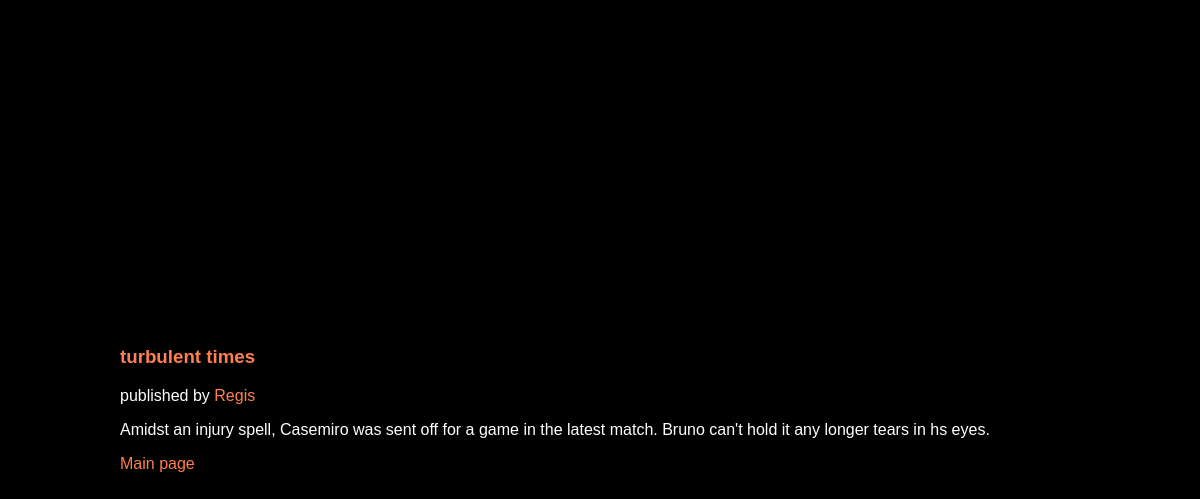
Page /blog/8/ on the committed database.
### blog/models.py (models this page shows, shortened)
class Blog(m.Model):
    title = m.CharField(max_length=255)
    body = m.TextField()
    pub_date = m.DateTimeField("date published")
    blogger = m.ForeignKey(Blogger, on_delete = m.CASCADE)

class Blogger(m.Model):
    name = m.CharField(max_length=255)
    username = m.CharField(max_length=255)
    bio = m.TextField()

### blog/views.py (the view)
# urls.py: path('<int:blog_id>/', views.article, name="article"),
def article(request, blog_id):
    blog = Blog.objects.get(pk = blog_id)
    context = {
        "blog":blog,
        "title": "blog"
    }
    return render(request, "blog/blog.html", context)

### blog/templates/blog/blog.html (shortened to what this page needs)
<!DOCTYPE html>
<html lang="en">
<head>
</head>
<body>
    <article>
    <h3>{{blog.title}}</h3>
    <p>published by <a href="{% url 'blog:writer' blog.blogger.id %}">{{blog.blogger.name}}</a></p>
        <p>{{blog.body}}</p>
        <a href="{% url 'blog:feed' %}">Main page</a></article>
        </body>
    </html>

### blog/templates/blog/blog.html (style rules this page uses)
* { list-style-type: none; text-decoration: none; font-family: chivo, sans-serif; }
body { background-color: black; color: white; width: 80%; height: 100vh; margin: auto; display: flex; align-items: center; }
a { color: coral; }
h3 { color: coral; }

### rows in the picture
Blog: title "turbulent times", blogger.name "Regis", body "Amidst an injury spell, Casemiro was sent off for a game in the latest match. Bruno can't hold it any longer tears in hs eyes."
